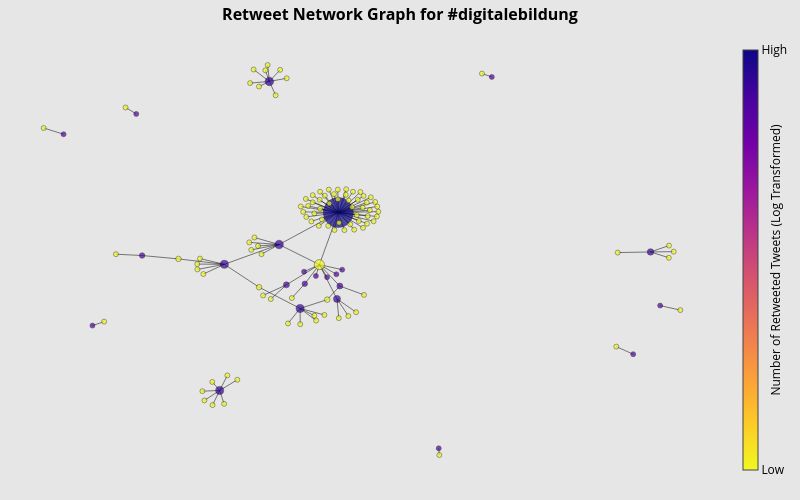

Here is the notebook cell this chart was saved with:
### Markdown cell above
# Visualizing Follower Networks
The code below creates an interactive network visualization using Plotly. There are a number of different attributes to the plot worth noting:
- The nodes are colored by the number of retweeted tweets. Those with a number of retweeted tweets are colored blue and purple, and those who only retweet are colored yellow.
- Those with more connections in total are larger to make it easier to spot them.

### Code cell
# Create the graph and specify the layout of the graph
G = nx.from_pandas_edgelist(df, "retweeter", "tweeter")
pos = nx.drawing.layout.spring_layout(G)
nx.set_node_attributes(G, pos, "pos")

# Create a dictionary of nodes and their order
nodes_dict = {id: node for (id, node) in enumerate(G.nodes())}

# Gather edge positions for visualization
edge_x = []
edge_y = []
for edge in G.edges():
    x0_point, y0_point = G.nodes[edge[0]]["pos"]
    x1_point, y1_point = G.nodes[edge[1]]["pos"]
    edge_x.append(x0_point)
    edge_x.append(x1_point)
    edge_x.append(None)
    edge_y.append(y0_point)
    edge_y.append(y1_point)
    edge_y.append(None)

# Add edges as disconnected lines
edge_trace = go.Scatter(
    x=edge_x,
    y=edge_y,
    line=dict(width=0.5, color="#000000"),
    hoverinfo="none",
    mode="lines",
)

# Gather node positions for visualization
node_x = []
node_y = []
for node in G.nodes():
    x, y = G.nodes[node]["pos"]
    node_x.append(x)
    node_y.append(y)

# Iterate through the nodes and store the usernames and tweeting information
node_text = []
node_adjacencies = []
node_sizes = []
node_colors = []

# Iterate through the nodes and create the text to be shown on hover
for node_number, adjacencies in enumerate(G.adjacency()):
    node_text.append(  # Set the text to be shown on hover
        "Username: "
        + str(adjacencies[0])  # The username
        + "<br>"
        + "Number of Connections: "
        + str(len(adjacencies[1]))  # The number of connections
        + "<br>"
        + "Number of Retweeted Tweets: "
        + str(in_degrees[nodes_dict[node_number]])
        + "<br>"
        + "Number of Retweets: "
        + str(out_degrees[nodes_dict[node_number]])
    )
    node_adjacencies.append(len(adjacencies[1]))
    node_sizes.append(len(adjacencies[1]))
    node_colors.append(in_degrees[nodes_dict[node_number]])

# Log transform the color list for visualization purposes
node_colors = np.array(node_colors)
node_colors_temp = np.where(node_colors > 1.0e-10, node_colors, 1.0e-10)
node_colors_log = np.log10(node_colors_temp)

# Scale the size of the nodes between two values
scaler = MinMaxScaler(feature_range=(5, 30))
node_sizes = scaler.fit_transform(np.array(node_sizes).reshape(-1, 1))

# Plot the nodes
node_trace = go.Scatter(
    x=node_x,
    y=node_y,
    mode="markers",
    hoverinfo="text",
    marker=dict(
        showscale=True,
        colorscale="Plasma",  # For more colorscale options, go here: https://plotly.com/python/builtin-colorscales/
        reversescale=True,
        color=[],
        size=10,
        colorbar=dict(
            thickness=15,
            title="Number of Retweeted Tweets (Log Transformed)",
            titlefont=dict(size=12),
            xanchor="left",
            titleside="right",
            tickvals=[min(node_colors_log), max(node_colors_log)],
            ticktext=["Low", "High"],
        ),
        line=dict(color="Black", width=0.5),
    ),
)

# Set the size, color, and text of the nodes
node_trace.marker.size = node_sizes
node_trace.marker.color = node_colors_log
node_trace.text = node_text

# Customize and display the figure
fig = go.Figure(
    data=[edge_trace, node_trace],
    layout=go.Layout(
        title="<b>Retweet Network Graph for "
        + str(hashtag)
        + "<b>",  # Set your title here
        title_x=0.5,
        titlefont_size=16,
        showlegend=False,
        paper_bgcolor="#e6e6e6",  # Set the background color (excluding the plot) here
        plot_bgcolor="#e6e6e6",  # Set the plot background color here
        font_color="#000000",
        hovermode="closest",
        margin=dict(b=20, l=5, r=5, t=40),
        xaxis=dict(showgrid=False, zeroline=False, showticklabels=False),
        yaxis=dict(showgrid=False, zeroline=False, showticklabels=False),
        width=800,  # Adjust the width of the plot
        height=500,  # Adjust the height of the plot
    ),
)
fig.show()

### Figure 1 — Plotly figure (JSON) as saved in the notebook; plotly's stock layout.template omitted (floating-point values rounded to 4 significant figures; data arrays with more than 128 entries replaced by an {"elided": "..."} marker saying what was removed)
{"data": [{"hoverinfo": "none", "line": {"color": "#000000", "width": 0.5}, "mode": "lines", "type": "scatter", "x": {"elided": "348 float values"}, "y": {"elided": "348 float values"}}, {"hoverinfo": "text", "marker": {"color": [-10, 0, -10, 0.8451, -10, -10, 0, -10, 0.6021, -10, 0.301, -10, -10, -10, -10, -10, 0.301, 0, -10, 0.8451, -10, 0.4771, -10, 1.699, -10, 0.699, -10, 0, -10, 0.7782, -10, -10, -10, -10, -10, -10, 0, -10, 0, 0, -10, -10, -10, -10, 0, -10, 0, -10, 0.8451, -10, -10, 0.9031, -10, -10, -10, 0, -10, -10, -10, -10, -10, 0.4771, -10, -10, -10, -10, -10, -10, -10, -10, -10, -10, -10, -10, -10, -10, -10, -10, -10, -10, -10, -10, -10, -10, -10, -10, -10, -10, -10, -10, -10, -10, -10, -10, -10, -10, -10, -10, -10, -10, -10, -10, -10, -10, -10, -10, -10, -10, -10, -10, -10, -10, -10, -10, -10, -10, -10, -10, -10, -10, -10, 0, -10, 0], "colorbar": {"thickness": 15, "ticktext": ["Low", "High"], "tickvals": [-10, 1.699], "title": {"font": {"size": 12}, "side": "right", "text": "Number of Retweeted Tweets (Log Transformed)"}, "xanchor": "left"}, "colorscale": [[0, "#0d0887"], [0.1111, "#46039f"], [0.2222, "#7201a8"], [0.3333, "#9c179e"], [0.4444, "#bd3786"], [0.5556, "#d8576b"], [0.6667, "#ed7953"], [0.7778, "#fb9f3a"], [0.8889, "#fdca26"], [1, "#f0f921"]], "line": {"color": "Black", "width": 0.5}, "reversescale": true, "showscale": true, "size": [[10.1], [5], [5], [8.061], [5], [5], [5], [5], [6.531], [5.51], [5.51], [5], [5], [5], [5], [5], [5.51], [5], [5], [8.061], [5], [6.02], [5], [30], [5], [7.041], [5], [5], [5], [8.571], [5], [5], [5], [5.51], [5], [5], [5], [5], [5], [5], [5], [5.51], [5], [5], [5], [5], [5], [5], [8.061], [5], [5], [8.571], [5], [5], [5], [5], [5], [5], [5], [5], [5], [6.02], [5], [5], [5], [5], [5], [5], [5], [5], [5], [5], [5], [5], [5], [5], [5], [5], [5], [5], [5], [5], [5], [5], [5], [5], [5], [5], [5], [5], [5], [5], [5], [5], [5], [5], [5], [5], [5], [5], [5], [5], [5], [5], [5], [5], [5], [5], [5], [5], [5], [5], [5], [5], [5], [5], [5], [5], [5], [5], [5], [5], [5], [5]]}, "mode": "markers", "text": ["Username: Bot_TwLehrerZ<br>Number of Connections: 11<br>Number of Retweeted Tweets: 0<br>Number of Retweets: 11", "Username: helliwood<br>Number of Connections: 1<br>Number of Retweeted Tweets: 1<br>Number of Retweets: 0", "Username: twcampus_bot<br>Number of Connections: 1<br>Number of Retweeted Tweets: 0<br>Number of Retweets: 1", "Username: KICampus<br>Number of Connections: 7<br>Number of Retweeted Tweets: 7<br>Number of Retweets: 0", "Username: lucasllaux<br>Number of Connections: 1<br>Number of Retweeted Tweets: 0<br>Number of Retweets: 1", "Username: AUMAeV<br>Number of Connections: 1<br>Number of Retweeted Tweets: 0<br>Number of Retweets: 1", "Username: learntec_news<br>Number of Connections: 1<br>Number of Retweeted Tweets: 1<br>Number of Retweets: 0", "Username: wbweb_de<br>Number of Connections: 1<br>Number of Retweeted Tweets: 0<br>Number of Retweets: 1", "Username: DBS_20<br>Number of Connections: 4<br>Number of Retweeted Tweets: 4<br>Number of Retweets: 0", "Username: mike_bernd_<br>Number of Connections: 2<br>Number of Retweeted Tweets: 0<br>Number of Retweets: 2", "Username: FloRa_Education<br>Number of Connections: 2<br>Number of Retweeted Tweets: 2<br>Number of Retweets: 0", "Username: Bot_Moodlebande<br>Number of Connections: 1<br>Number of Retweeted Tweets: 0<br>Number of Retweets: 1", "Username: PraventionI<br>Number of Connections: 1<br>Number of Retweeted Tweets: 0<br>Number of Retweets: 1", "Username: DIE_Bonn<br>Number of Connections: 1<br>Number of Retweeted Tweets: 0<br>Number of Retweets: 1", "Username: a_gunder<br>Number of Connections: 1<br>Number of Retweeted Tweets: 0<br>Number of Retweets: 1", "Username: pbschule<br>Number of Connections: 1<br>Number of Retweeted Tweets: 0<br>Number of Retweets: 1", "Username: BenjaminKrieg2<br>Number of Connections: 2<br>Number of Retweeted Tweets: 2<br>Number of Retweets: 0", "Username: lehrer_online<br>Number of Connections: 1<br>Number of Retweeted Tweets: 1<br>Number of Retweets: 0", "Username: polikapee<br>Number of Connections: 1<br>Number of Retweeted Tweets: 0<br>Number of Retweets: 1", "Username: hoou_haw<br>Number of Connections: 7<br>Number of Retweeted Tweets: 7<br>Number of Retweets: 0", "Username: LindaWirthwein<br>Number of Connections: 1<br>Number of Retweeted Tweets: 0<br>Number of Retweets: 1", "Username: chu_tum<br>Number of Connections: 3<br>Number of Retweeted Tweets: 3<br>Number of Retweets: 0", "Username: MiriamMenzel<br>Number of Connections: 1<br>Number of Retweeted Tweets: 0<br>Number of Retweets: 1", "Username: werkstatt_bpb<br>Number of Connections: 50<br>Number of Retweeted Tweets: 50<br>Number of Retweets: 0", "Username: Belen31192<br>Number of Connections: 1<br>Number of Retweeted Tweets: 0<br>Number of Retweets: 1", "Username: LearnAuf<br>Number of Connections: 5<br>Number of Retweeted Tweets: 5<br>Number of Retweets: 1", "Username: kanta_sv<br>Number of Connections: 1<br>Number of Retweeted Tweets: 0<br>Number of Retweets: 1", "Username: DFKI<br>Number of Connections: 1<br>Number of Retweeted Tweets: 1<br>Number of Retweets: 0", "Username: mkzlmsaar<br>Number of Connections: 1<br>Number of Retweeted Tweets: 0<br>Number of Retweets: 1", "Username: digibits_de<br>Number of Connections: 8<br>Number of Retweeted Tweets: 6<br>Number of Retweets: 2", "Username: sicherimnetz<br>Number of Connections: 1<br>Number of Retweeted Tweets: 0<br>Number of Retweets: 1", "Username: sona24de<br>Number of Connections: 1<br>Number of Retweeted Tweets: 0<br>Number of Retweets: 1", "Username: hbs_HH<br>Number of Connections: 1<br>Number of Retweeted Tweets: 0<br>Number of Retweets: 1", "Username: FachportalPaed<br>Number of Connections: 2<br>Number of Retweeted Tweets: 0<br>Number of Retweets: 2", "Username: MrsThurner<br>Number of Connections: 1<br>Number of Retweeted Tweets: 0<br>Number of Retweets: 1", "Username: LInK_unigoe<br>Number of Connections: 1<br>Number of Retweeted Tweets: 0<br>Number of Retweets: 1", "Username: metaXdata<br>Number of Connections: 1<br>Number of Retweeted Tweets: 1<br>Number of Retweets: 0", "Username: OERinfo<br>Number of Connections: 1<br>Number of Retweeted Tweets: 0<br>Number of Retweets: 1", "Username: jungetueftler<br>Number of Connections: 1<br>Number of Retweeted Tweets: 1<br>Number of Retweets: 0", "Username: UntisGmbH<br>Number of Connections: 1<br>Number of Retweeted Tweets: 1<br>Number of Retweets: 0", "Username: mortalfool_<br>Number of Connections: 1<br>Number of Retweeted Tweets: 0<br>Number of Retweets: 1", "Username: elerncoach<br>Number of Connections: 2<br>Number of Retweeted Tweets: 0<br>Number of Retweets: 2", "Username: dan_behnke<br>Number of Connections: 1<br>Number of Retweeted Tweets: 0<br>Number of Retweets: 1", "Username: Kunsttde<br>Number of Connections: 1<br>Number of Retweeted Tweets: 0<br>Number of Retweets: 1", "Username: ObachtMathe<br>Number of Connections: 1<br>Number of Retweeted Tweets: 1<br>Number of Retweets: 0", "Username: akten_notiz<br>Number of Connections: 1<br>Number of Retweeted Tweets: 0<br>Number of Retweets: 1", "Username: cervus<br>Number of Connections: 1<br>Number of Retweeted Tweets: 1<br>Number of Retweets: 0", "Username: brunocollin14<br>Number of Connections: 1<br>Number of Retweeted Tweets: 0<br>Number of Retweets: 1", "Username: NumiScience<br>Number of Connections: 7<br>Number of Retweeted Tweets: 7<br>Number of Retweets: 0", "Username: tyrael11<br>Number of Connections: 1<br>Number of Retweeted Tweets: 0<br>Number of Retweets: 1", "Username: emmiswunderland<br>Number of Connections: 1<br>Number of Retweeted Tweets: 0<br>Number of Retweets: 1", "Username: DBmS_de<br>Number of Connections: 8<br>Number of Retweeted Tweets: 8<br>Number of Retweets: 0", "Username: gn_redaktion<br>Number of Connections: 1<br>Number of Retweeted Tweets: 0<br>Number of Retweets: 1", "Username: aykurt75<br>Number of Connections: 1<br>Number of Retweeted Tweets: 0<br>Number of Retweets: 1", "Username: informatikradar<br>Number of Connections: 1<br>Number of Retweeted Tweets: 0<br>Number of Retweets: 1", "Username: Bitkom_Bildung<br>Number of Connections: 1<br>Number of Retweeted Tweets: 1<br>Number of Retweets: 0", "Username: HannaHampel<br>Number of Connections: 1<br>Number of Retweeted Tweets: 0<br>Number of Retweets: 1", "Username: LiberationWork<br>Number of Connections: 1<br>Number of Retweeted Tweets: 0<br>Number of Retweets: 1", "Username: tonimiloni<br>Number of Connections: 1<br>Number of Retweeted Tweets: 0<br>Number of Retweets: 1", "Username: StabiHH<br>Number of Connections: 1<br>Number of Retweeted Tweets: 0<br>Number of Retweets: 1", "Username: _BWINF<br>Number of Connections: 1<br>Number of Retweeted Tweets: 0<br>Number of Retweets: 1", "Username: RobertaIAIS<br>Number of Connections: 3<br>Number of Retweeted Tweets: 3<br>Number of Retweets: 0", "Username: BenjaminStingl<br>Number of Connections: 1<br>Number of Retweeted Tweets: 0<br>Number of Retweets: 1", "Username: rogueclassicist<br>Number of Connections: 1<br>Number of Retweeted Tweets: 0<br>Number of Retweets: 1", "Username: TECHNOSEUM<br>Number of Connections: 1<br>Number of Retweeted Tweets: 0<br>Number of Retweets: 1", "Username: TL75258487<br>Number of Connections: 1<br>Number of Retweeted Tweets: 0<br>Number of Retweets: 1", "Username: GuyChamberland<br>Number of Connections: 1<br>Number of Retweeted Tweets: 0<br>Number of Retweets: 1", "Username: _jurka_490<br>Number of Connections: 1<br>Number of Retweeted Tweets: 0<br>Number of Retweets: 1", "Username: MPilekic<br>Number of Connections: 1<br>Number of Retweeted Tweets: 0<br>Number of Retweets: 1", "Username: LMWStuttgart<br>Number of Connections: 1<br>Number of Retweeted Tweets: 0<br>Number of Retweets: 1", "Username: c_hri_sti_an<br>Number of Connections: 1<br>Number of Retweeted Tweets: 0<br>Number of Retweets: 1", "Username: wagjuer<br>Number of Connections: 1<br>Number of Retweeted Tweets: 0<br>Number of Retweets: 1", "Username: BBZwitschern<br>Number of Connections: 1<br>Number of Retweeted Tweets: 0<br>Number of Retweets: 1", "Username: tomvath<br>Number of Connections: 1<br>Number of Retweeted Tweets: 0<br>Number of Retweets: 1", "Username: zappelmarie<br>Number of Connections: 1<br>Number of Retweeted Tweets: 0<br>Number of Retweets: 1", "Username: gio_bru_no<br>Number of Connections: 1<br>Number of Retweeted Tweets: 0<br>Number of Retweets: 1", "Username: legalbeaglede<br>Number of Connections: 1<br>Number of Retweeted Tweets: 0<br>Number of Retweets: 1", "Username: TorbenMau<br>Number of Connections: 1<br>Number of Retweeted Tweets: 0<br>Number of Retweets: 1", "Username: PiratMainBrain<br>Number of Connections: 1<br>Number of Retweeted Tweets: 0<br>Number of Retweets: 1", "Username: JohannaDaher<br>Number of Connections: 1<br>Number of Retweeted Tweets: 0<br>Number of Retweets: 1", "Username: susanneposselt<br>Number of Connections: 1<br>Number of Retweeted Tweets: 0<br>Number of Retweets: 1", "Username: GieseNatascha<br>Number of Connections: 1<br>Number of Retweeted Tweets: 0<br>Number of Retweets: 1", "Username: tobiastreppmann<br>Number of Connections: 1<br>Number of Retweeted Tweets: 0<br>Number of Retweets: 1", "Username: iqberatung<br>Number of Connections: 1<br>Number of Retweeted Tweets: 0<br>Number of Retweets: 1", "Username: jw_cgn<br>Number of Connections: 1<br>Number of Retweeted Tweets: 0<br>Number of Retweets: 1", "Username: phvmv<br>Number of Connections: 1<br>Number of Retweeted Tweets: 0<br>Number of Retweets: 1", "Username: Ju1820<br>Number of Connections: 1<br>Number of Retweeted Tweets: 0<br>Number of Retweets: 1", "Username: FrauSchmiid<br>Number of Connections: 1<br>Number of Retweeted Tweets: 0<br>Number of Retweets: 1", "Username: _Kaffeetante_<br>Number of Connections: 1<br>Number of Retweeted Tweets: 0<br>Number of Retweets: 1", "Username: matzze2000<br>Number of Connections: 1<br>Number of Retweeted Tweets: 0<br>Number of Retweets: 1", "Username: kathabluhm<br>Number of Connections: 1<br>Number of Retweeted Tweets: 0<br>Number of Retweets: 1", "Username: egov_campus<br>Number of Connections: 1<br>Number of Retweeted Tweets: 0<br>Number of Retweets: 1", "Username: RanickiStephan<br>Number of Connections: 1<br>Number of Retweeted Tweets: 0<br>Number of Retweets: 1", "Username: onlineschulen<br>Number of Connections: 1<br>Number of Retweeted Tweets: 0<br>Number of Retweets: 1", "Username: LukasHeuer1<br>Number of Connections: 1<br>Number of Retweeted Tweets: 0<br>Number of Retweets: 1", "Username: Simone__We<br>Number of Connections: 1<br>Number of Retweeted Tweets: 0<br>Number of Retweets: 1", "Username: 58BrunoBrunello<br>Number of Connections: 1<br>Number of Retweeted Tweets: 0<br>Number of Retweets: 1", "Username: KinderJournal<br>Number of Connections: 1<br>Number of Retweeted Tweets: 0<br>Number of Retweets: 1", "Username: risikogruppen<br>Number of Connections: 1<br>Number of Retweeted Tweets: 0<br>Number of Retweets: 1", "Username: N_Wessinghage<br>Number of Connections: 1<br>Number of Retweeted Tweets: 0<br>Number of Retweets: 1", "Username: Diggi_tal<br>Number of Connections: 1<br>Number of Retweeted Tweets: 0<br>Number of Retweets: 1", "Username: BO8011<br>Number of Connections: 1<br>Number of Retweeted Tweets: 0<br>Number of Retweets: 1", "Username: MrFox_Edu<br>Number of Connections: 1<br>Number of Retweeted Tweets: 0<br>Number of Retweets: 1", "Username: PGeographie<br>Number of Connections: 1<br>Number of Retweeted Tweets: 0<br>Number of Retweets: 1", "Username: EliasMaurerLGBS<br>Number of Connections: 1<br>Number of Retweeted Tweets: 0<br>Number of Retweets: 1", "Username: an_annago<br>Number of Connections: 1<br>Number of Retweeted Tweets: 0<br>Number of Retweets: 1", "Username: NnamhcabA<br>Number of Connections: 1<br>Number of Retweeted Tweets: 0<br>Number of Retweets: 1", "Username: slpb_dd<br>Number of Connections: 1<br>Number of Retweeted Tweets: 0<br>Number of Retweets: 1", "Username: ann_archi_a<br>Number of Connections: 1<br>Number of Retweeted Tweets: 0<br>Number of Retweets: 1", "Username: SusanneStrobach<br>Number of Connections: 1<br>Number of Retweeted Tweets: 0<br>Number of Retweets: 1", "Username: binaer<br>Number of Connections: 1<br>Number of Retweeted Tweets: 0<br>Number of Retweets: 1", "Username: tengo_clase<br>Number of Connections: 1<br>Number of Retweeted Tweets: 0<br>Number of Retweets: 1", "Username: pengel_n<br>Number of Connections: 1<br>Number of Retweeted Tweets: 0<br>Number of Retweets: 1", "Username: poprentner<br>Number of Connections: 1<br>Number of Retweeted Tweets: 0<br>Number of Retweets: 1", "Username: RFCDC_Austria<br>Number of Connections: 1<br>Number of Retweeted Tweets: 0<br>Number of Retweets: 1", "Username: Lehrer_innen<br>Number of Connections: 1<br>Number of Retweeted Tweets: 0<br>Number of Retweets: 1", "Username: bpb_de<br>Number of Connections: 1<br>Number of Retweeted Tweets: 0<br>Number of Retweets: 1", "Username: herrboesiger<br>Number of Connections: 1<br>Number of Retweeted Tweets: 0<br>Number of Retweets: 1", "Username: stefangoellner<br>Number of Connections: 1<br>Number of Retweeted Tweets: 0<br>Number of Retweets: 1", "Username: _MannbeisstHund<br>Number of Connections: 1<br>Number of Retweeted Tweets: 0<br>Number of Retweets: 1", "Username: FrauGogaGross<br>Number of Connections: 1<br>Number of Retweeted Tweets: 0<br>Number of Retweets: 1", "Username: NWdL_eV<br>Number of Connections: 1<br>Number of Retweeted Tweets: 1<br>Number of Retweets: 0", "Username: SchlichThorsten<br>Number of Connections: 1<br>Number of Retweeted Tweets: 0<br>Number of Retweets: 1", "Username: BIBB_de<br>Number of Connections: 1<br>Number of Retweeted Tweets: 1<br>Number of Retweets: 0"], "type": "scatter", "x": [-0.01007, -0.01939, -0.3358, -0.2639, -0.32, 0.4241, 0.4505, 0.9361, 0.8743, -0.3865, -0.4835, -0.5534, 0.7868, 0.9236, 0.9232, -0.08363, -0.04904, 0.01049, -0.01878, -0.06165, 0.1089, 0.04454, -0.003067, 0.0404, 0.0418, 0.03692, 0.3103, 0.3086, -0.1835, -0.1177, -0.174, -0.1973, -0.1647, 0.01081, -0.192, -0.09384, 0.03529, -0.585, -0.6162, 0.05077, 0.08956, -0.1712, 0.003299, -0.02798, -0.05106, -0.5276, -0.4992, -0.3225, -0.2763, -0.04493, -0.1149, -0.1437, -0.2962, 0.06731, -0.7463, -0.6932, -0.09742, 0.08795, 0.004528, 0.05658, -0.1603, -0.09824, -0.1398, -0.2292, -0.2954, 0.1054, -0.2646, 0.1171, -0.3171, -0.2559, 0.03926, -0.008155, 0.1474, 0.07736, -0.04623, 0.1164, 0.1077, 0.09235, 0.01516, 0.0953, 0.1444, -0.02775, -0.02344, 0.09939, 0.02889, 0.06779, -0.05978, 0.07959, 0.1346, 0.08285, 0.04237, -0.3291, 0.07227, -0.1482, 0.1064, 0.03023, -0.1545, -0.1858, -0.1714, -0.02331, -0.1951, -0.1269, 0.1435, 0.1388, 0.1188, -0.03144, 0.01368, -0.00809, 0.1246, -0.009306, 0.01656, 0.03908, 0.06024, -0.04023, 0.1272, -0.05326, 0.06142, -0.01159, -0.3362, -0.06129, 0.7828, 0.828, 0.9538, 0.8999], "y": [-0.1135, -0.166, -0.1359, -0.1121, -0.1574, 0.7763, 0.7608, -0.05307, -0.05442, -0.08686, -0.07116, -0.0649, -0.05745, -0.02488, -0.08144, -0.269, -0.2028, -0.1719, -0.374, -0.3176, -0.2544, -0.2132, 0.09705, 0.129, -0.3627, -0.2731, -1, -0.9689, 0.01279, -0.01989, -0.02653, -0.009949, -0.06476, -0.2764, -0.04481, -0.3873, -0.1582, -0.379, -0.3975, -0.137, 0.1173, -0.2185, -0.3478, 0.1766, -0.1462, 0.6181, 0.5885, -0.7028, -0.6994, 0.1087, 0.7935, 0.7396, -0.6598, -0.3527, 0.5226, 0.4937, 0.7542, -0.3351, 0.2075, 0.04739, -0.257, -0.2077, -0.2736, -0.6497, -0.7674, 0.152, -0.7617, 0.07719, -0.7458, -0.6295, 0.1905, 0.1468, 0.1333, 0.154, 0.1924, 0.1759, 0.2065, 0.1887, 0.2358, 0.08972, 0.157, 0.2098, 0.1252, 0.2247, 0.2147, 0.1852, 0.1573, 0.2256, 0.08846, 0.04946, 0.08147, -0.08535, 0.07409, 0.8161, 0.05784, 0.0482, 0.7913, 0.7951, 0.7158, -0.3512, 0.7319, 0.675, 0.1106, 0.1783, 0.1129, 0.08776, 0.06732, 0.2257, 0.1399, 0.1886, 0.1713, 0.2356, 0.2116, 0.1596, 0.2001, 0.132, 0.2376, 0.06731, -0.1109, -0.3909, -0.4953, -0.5306, -0.3252, -0.3044]}], "layout": {"font": {"color": "#000000"}, "height": 500, "hovermode": "closest", "margin": {"b": 20, "l": 5, "r": 5, "t": 40}, "paper_bgcolor": "#e6e6e6", "plot_bgcolor": "#e6e6e6", "showlegend": false, "title": {"font": {"size": 16}, "text": "<b>Retweet Network Graph for #digitalebildung<b>", "x": 0.5}, "width": 800, "xaxis": {"showgrid": false, "showticklabels": false, "zeroline": false}, "yaxis": {"showgrid": false, "showticklabels": false, "zeroline": false}}}
